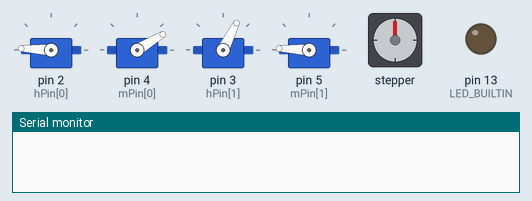
A sketch run on a simulated Arduino Uno, built with avr-gcc and run on an emulated ATmega328P. Parts: 4 × servo, stepper motor, output pins drawn as LEDs (lit = HIGH), the last lines printed to the serial monitor. The local clock reads 2024-03-15 10:24:30 at power-on unless the sketch sets it; stepper angles assume 4096 steps per turn.

Above: at 0.1 s.
At 4.95 s:
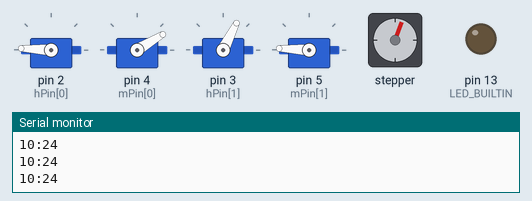
At 9.6 s:
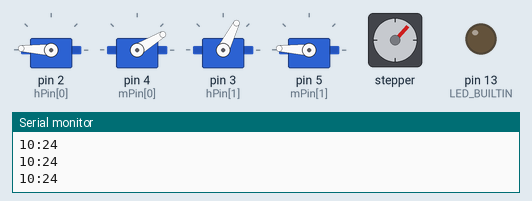
At 28.7 s:
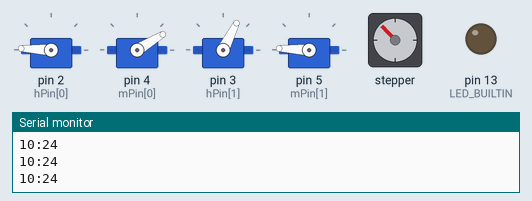
Timing chart, 0 to 40.0 s (numbered marks = the images above):
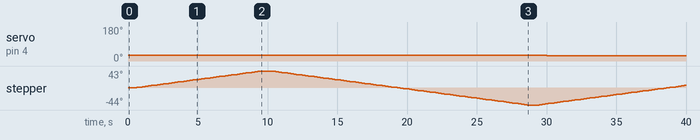

Measured:
- by itself, servo on pin 4 (mPin[0]): 31° → 27° at 30.0 s
- by itself, stepper: turns 43° clockwise in 8.9 s, then 87° counter-clockwise in 18.2 s, then 50° clockwise in 10.4 s

The sketch:

clock_hour_min_servo2.ino
```cpp
// 0 - 4076 - stepper
#include <Wire.h>
#include <Rtc_Pcf8563.h>
#include <Servo.h>
#include <AccelStepper.h>
#include <MyDelay.h>

MyDelay md(1000);

//#define SET_CLOCK

#define PENDULUM

#define AM 0
#define PM 1

#define HOUR_A 0
#define HOUR_B 1

#define MINUTE_A 0
#define MINUTE_B 1

// stepper motor for pendulum
#define HALFSTEP 8

// Motor pin definitions
#define motorPin1   8     // IN1 on the ULN2003 driver 1
#define motorPin2   9     // IN2 on the ULN2003 driver 1
#define motorPin3  10     // IN3 on the ULN2003 driver 1
#define motorPin4  11     // IN4 on the ULN2003 driver 1

// Initialize with pin sequence IN1-IN3-IN2-IN4 for using the AccelStepper with 28BYJ-48
AccelStepper stepper(HALFSTEP, motorPin1, motorPin3, motorPin2, motorPin4);

Rtc_Pcf8563 RTC;

Servo hourHand[2];
Servo minuteHand[2];

int myH, myM, myS;// myDa, myMo, myYe;
unsigned long lastMillis = 0;
int num = 0;

const int waitDelay = 1000;

const byte hPin[] = { 2, 3 };
const byte mPin[] = { 4, 5 };

int xH, mH;
int xM, mM;

int servo_hour;
int servo_minute;

boolean am_pm = AM;

boolean h_ab = HOUR_A;
boolean m_ab = MINUTE_A;

void setup()
{
  Serial.begin(9600);
  Wire.begin();
  for (int i = 0; i < 2; i++)
  {
    hourHand[i].attach(hPin[i]);
    minuteHand[i].attach(mPin[i]);
  }
  hourHand[1].write(177);
  minuteHand[1].write(177);
  stepper.setMaxSpeed(1000.0);
  stepper.setAcceleration(140.0);
  stepper.setSpeed(700);
  pinMode(LED_BUILTIN, OUTPUT);
#ifdef SET_CLOCK
  RTC.initClock();
  //day, weekday, month, century(1=1900, 0=2000), year(0-99)
  RTC.setDate(25, 3, 4, 0, 17);
  //hr, min, sec
  RTC.setTime(9, 57, 00);
#endif
}

void loop()
{
  myH = RTC.getHour();
  myM = RTC.getMinute();
  if (md.check())
  {
    Serial.print(myH);
    Serial.print(F(":"));
    Serial.println(myM);
  }
  am_pm = (myH >= 12);
  myH = (myH > 12 || myH == 0 ? abs(myH - 12) : myH);
  if (myH <= 6)
  {
    xH = 6;
    mH = 1;
    h_ab = HOUR_A;
  }
  else
  {
    xH = 12;
    mH = 7;
    h_ab = HOUR_B;
  }
  if (myM <= 30)
  {
    xM = 30;
    mM = 0;
    m_ab = MINUTE_A;
  }
  else
  {
    xM = 59;
    mM = 31;
    m_ab = MINUTE_B;
  }
  servo_hour = map(myH, mH, xH, 135, 15);
  servo_minute = map(myM, mM, xM, 135, 5);
  if (h_ab == HOUR_A)
  {
    hourHand[0].write(servo_hour);
    hourHand[1].write(177);
  }
  else
  {
    hourHand[0].write(177);
    hourHand[1].write(servo_hour);
  }
  if (m_ab == MINUTE_A)
  {
    minuteHand[0].write(servo_minute);
    minuteHand[1].write(177);
  }
  else
  {
    minuteHand[0].write(177);
    minuteHand[1].write(servo_minute);
  }
  // waits for the servo to get there
  delay(15);

  /*
    DateTime now = RTC.now();
    myHo = now.hour();
    myMi = now.minute();
    mySe = now.second();
    myDa = now.day();
    myMo = now.month();
    myYe = now.year();
    if (myHo < 10)
    lcd.print('0');
    lcd.print(myHo);
    lcd.print(':');
    if (myMi < 10)
    lcd.print('0');
    lcd.print(myMi);
    lcd.print(':');
    if (mySe < 10)
    lcd.print('0');
    lcd.print(mySe);
    lcd.setCursor(0, 1);
    if (myDa < 10)
    lcd.print('0');
    lcd.print(myDa);
    lcd.print('/');
    if (myMo < 10)
    lcd.print('0');
    lcd.print(myMo);
    lcd.print('/');
    lcd.print(myYe);
  */
#ifdef PENDULUM
  //stepper.runToNewPosition(500);
  //stepper.runToNewPosition(-500);

  stepper.moveTo(num);
  stepper.run();
  if (stepper.distanceToGo() == 0)
  {
    if (num == 0 || num == -500)
    {
      num = 500;
    }
    else if (num == 500)
    {
      num = -500;
    }
  }
#else
  num = map(myM, 0, 59, 0, 4076);
  //if (stepper.distanceToGo() != 0) { }
  stepper.moveTo(num);
  stepper.run();
#endif
}
```
